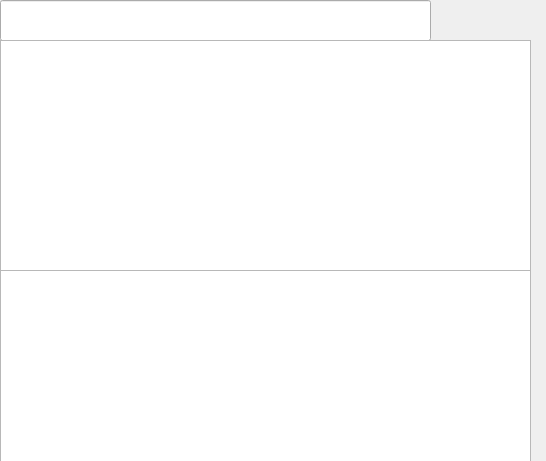
<?xml version="1.0" encoding="UTF-8"?>
<ui version="4.0">
 <class>Dialog</class>
 <widget class="QWidget" name="Dialog">
  <property name="geometry">
   <rect>
    <x>0</x>
    <y>0</y>
    <width>546</width>
    <height>461</height>
   </rect>
  </property>
  <property name="windowTitle">
   <string>Form</string>
  </property>
  <widget class="QLineEdit" name="lineEdit">
   <property name="geometry">
    <rect>
     <x>0</x>
     <y>0</y>
     <width>431</width>
     <height>41</height>
    </rect>
   </property>
  </widget>
  <widget class="QTreeView" name="treeView">
   <property name="geometry">
    <rect>
     <x>0</x>
     <y>40</y>
     <width>531</width>
     <height>231</height>
    </rect>
   </property>
  </widget>
  <widget class="QListView" name="listView">
   <property name="geometry">
    <rect>
     <x>0</x>
     <y>270</y>
     <width>531</width>
     <height>192</height>
    </rect>
   </property>
  </widget>
 </widget>
 <resources/>
 <connections/>
</ui>
